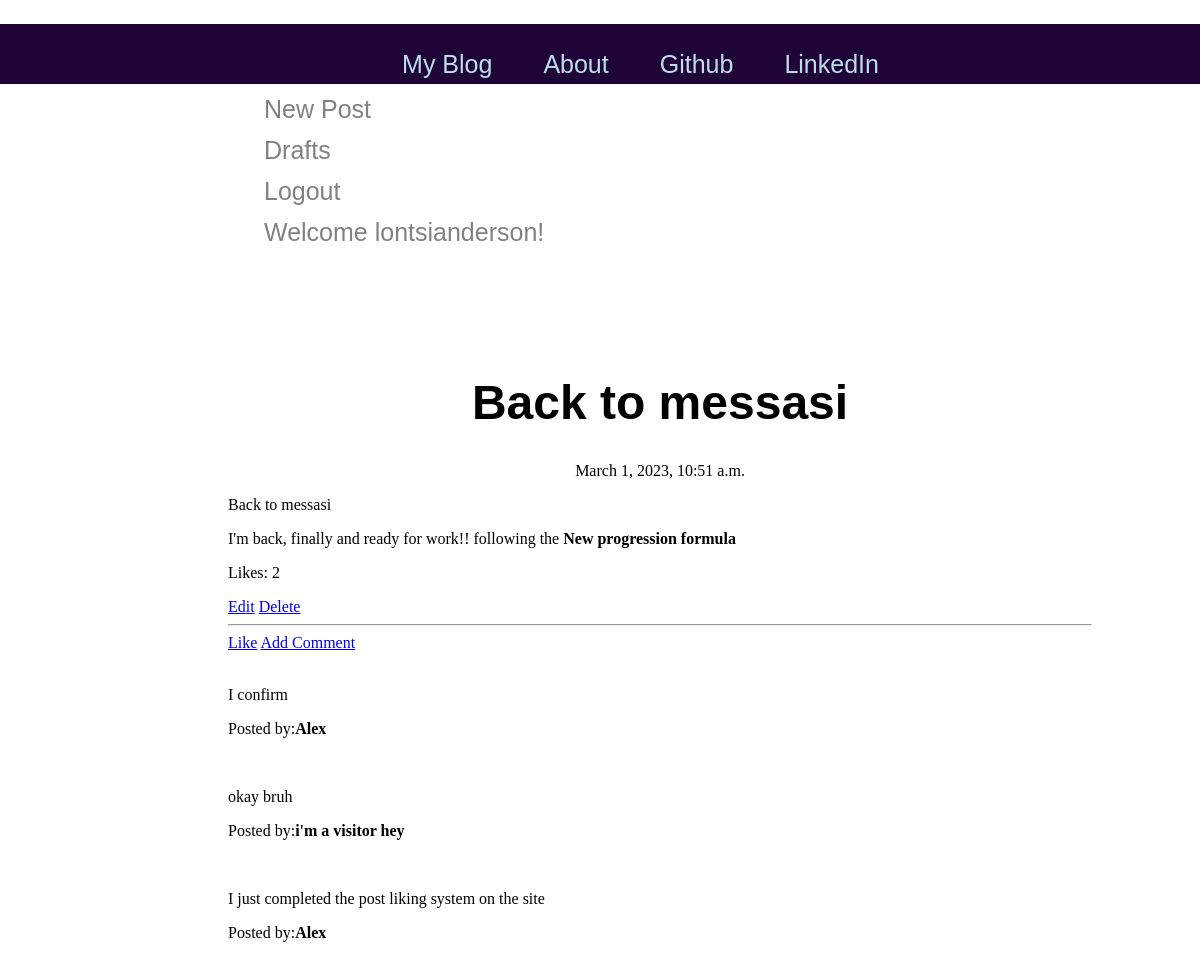
The app's page /post/5/ (signed in) with its own data.
### blog/models.py (models this page shows, shortened)
class Post(models.Model):
    author = models.ForeignKey('auth.User',on_delete=models.CASCADE)
    title = models.CharField(max_length=200)
    text = models.TextField()
    created_date = models.DateTimeField(default=timezone.now) #setting the creation time of the post to the current time
    published_date = models.DateTimeField(blank=True , null=True) #can be blank and even null at creation and even later

class Comment(models.Model):
    post = models.ForeignKey('blog.Post',related_name='comments',on_delete=models.CASCADE) #the related name field is how post will access comment. in this case it'll by saying post.comments since we set the related name to 'comments'
    author = models.CharField(max_length=200)
    text = models.TextField()
    create_date = models.DateTimeField(default=timezone.now)
    approved_comment = models.BooleanField(default=False)

### blog/views.py (the view)
# urls.py: path('post/<int:pk>/',blogViews.PostDetailView.as_view(),name='post_detail'),
class PostDetailView(DetailView):
    model = Post

### blog/Templates/blog/post_detail.html (shortened to what this page needs)
{% extends 'blog/base.html' %}
{% block content %}
    <h1 class="posttitle loader">{{post.title}}</h1>
    {% if post.published_date %}
        <div class="date postdate">
            {{post.published_date}}
        </div>
    {% else %}
        <a class='default-btn' href="{% url 'post_publish' pk=post.pk %}">Publish</a>
    {% endif %}
    <p class='postcontent'>{{ post.title|safe|linebreaksbr}}</p>
    <p>{{post.text|safe|linebreaksbr}}</p>
    <p>Likes: {{post.likes.count}}</p>
    {% if user.is_authenticated %}
        <a class='primary-btn' href="{% url 'post_edit' pk=post.pk %}">Edit</a>
        <a class='primary-btn' href="{% url 'post_remove' pk=post.pk %}">Delete</a>
    {% endif %}
    <hr>
    <a class='like-button' href="{% url 'add_like_to_post' pk=post.pk%}">Like</a>
    <a class='primary-btn' href="{% url 'add_comment_to_post' pk=post.pk %} ">Add Comment</a>
    <div class="container">
        {% for comment in post.comments.all %}
            <br>
            {% if user.is_authenticated or comment.approved_comment %}
                <p>{{comment.text|safe|linebreaksbr}}</p>
                <p>Posted by:<strong>{{comment.author}}</strong></p>
            {% endif %}
        {% empty %}
            <p>No comments!</p>
        {% endfor %}
    </div>
{% endblock %}

### blog/Templates/blog/base.html (shortened to what this page needs)
{% load static%}
<!DOCTYPE html>
<html>
<head>
</head>
<body>
    <nav class="techfont custom-navbar">
        <div class="container">
            <ul class="navbar">
                <li><a class="navbar-bigbrand" href="{% url 'post_list' %}">My Blog</a></li>
                <li><a href="{% url 'about' %}">About</a></li>
                <li><a href="/">Github</a></li>
                <li><a href="/">LinkedIn</a></li>
            </ul>
            <ul class='navbar-right'>
                {% if user.is_authenticated %}
                    <li>
                        <a href="{% url 'post_new' %}">New Post</a>
                    </li>
                    <li>
                        <a href="{% url 'post_draft_list' %}">Drafts</a>
                    </li>
                    <li>
                        <a href="{% url 'logout' %}">Logout</a>
                    </li>
                    <li>
                        <a>Welcome {{user.username}}!</a>
                    </li>
                {% else %}
                    <li>
                        <a class="navbar-bar" href="{% url 'login' %}">Login</a>
                    </li>
                {% endif %}
        </div>
    </nav>
    <div class="blog_posts">
        {% block content %}
        {% endblock %}
    </div>
</body>
</html>

### blog/Templates/blog/base.html (style rules this page uses)
.navbar { height:40px; width:100%; position: fixed; z-index:1; top:0; left:0; background-color:#1F0438; overflow-x: :hidden; padding-top:20px; display: flex; justify-content: center; align-items: center; list-style: none; }
.navbar a { padding: 6px 15px 6px 16px; text-decoration: none; font-size: 25px; color: #BDDDEC; display:block; margin: 0 10px; }
.navbar-right { margin-left:120px; padding: 65px 100px; list-style: none; }
.navbar-right a { padding: 6px 0px 6px 16px; text-decoration: none; font-size: 25px; color: #818181; display:block; margin: 0 10px; }
.navbar-right li { margin: 0 10px; }
.techfont { font-family: 'Franklin Gothic Medium', 'Arial Narrow', Arial, sans-serif; font-size: 1.5em; margin-bottom: 10px; }
.blog_posts { margin-left:120px; padding: 1px 100px; }
.navbar-bigbrand { font-size: 1.5em; }
.postdate { text-align: center; }
.posttitle { font-family: 'Franklin Gothic Medium', 'Arial Narrow', Arial, sans-serif; font-size: 3em; text-align: center; }
.loader { filter: hue-rotate(0deg); color: linear-gradient(45deg, rgba(38, 32, 122, 0.452), #0f8); animation: hue 1000ms infinite linear; }

### records on screen
Post: title "Back to messasi", published_date "March 1, 2023, 10:51 a.m.", text "I'm back, finally and ready for work!! following the New progression formula", likes.count "2"
Comment: text "I confirm", author "Alex"
Comment: text "okay bruh", author "i'm a visitor hey"
Comment: text "I just completed the post liking system on the site", author "Alex"

### other values on screen
{{ user.username }} "lontsianderson"
